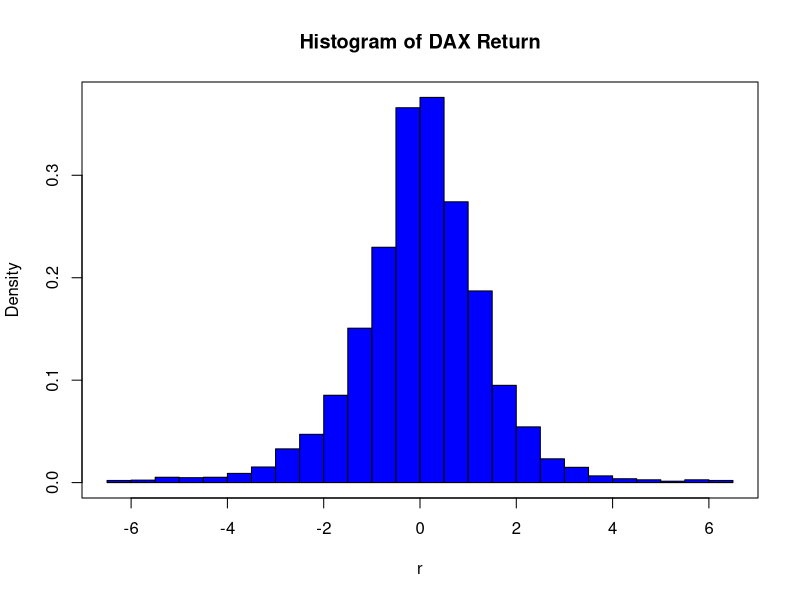

The R source for this figure:
##### COP115 yafei.xu@hu-berlin.de

# data set is in the pool https://github.com/YafeiXu/CAMquantlet
# replace the path of the working directory if necessary
setwd("C:/R")
d = read.csv("dax140624.csv") # pls download the pertinent data set.
DateInput = as.Date(d[, 1])
numOfDate = as.numeric(as.Date(c(DateInput)))
newDF = data.frame(d, numOfDate)
sortNewDF = newDF[order(newDF[, 3]), ]
newDF2 = data.frame(sortNewDF, seq(1, length(newDF[, 3]), length.out = length(newDF[, 3])))
Pt = newDF[, 2]
P1 = Pt[-length(Pt)]
P2 = Pt[-1]
DAXreturn = log(P1/P2)
DAXreturn = data.frame(DAXreturn, length(DAXreturn):1)
DAXreturn = DAXreturn[order(DAXreturn[, 2]), ]
DAXreturn = DAXreturn[, 1]*100
r = DAXreturn[-which(DAXreturn >= 6.5|DAXreturn <= -6.5)]

# do plot
hist(r, prob = TRUE, 12, main = "Histogram of DAX Return", col = "Blue", freq = F, breaks  =  24) 
box()
